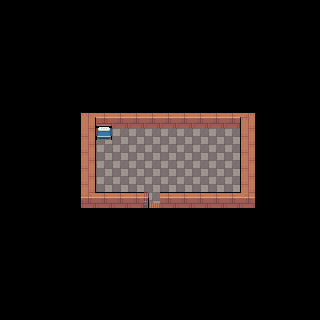

Rendered tile map (Tiled .tmx) drawn with the repository's tilesets; below, a short description and the map source with its tile grids summarised:
An orthogonal 20x20 tile map with 16x16 px tiles, 3 tile layers (pavimento, collisioni, pavimento2), 1 hidden layer not drawn and 11 objects.

<map version="1.10" tiledversion="1.11.2" orientation="orthogonal" renderorder="right-down" width="20" height="20" tilewidth="16" tileheight="16" infinite="0" nextlayerid="12" nextobjectid="21">
 <tileset firstgid="1" name="CustomTileset" tilewidth="16" tileheight="16" spacing="2" margin="2" tilecount="64" columns="8">
  <image source="CustomTileset.png" width="160" height="160" />
  <tile id="0">
   <properties>
    <property name="solido" type="bool" value="true" />
   </properties>
  </tile>
  <tile id="1">
   <properties>
    <property name="solido" type="bool" value="true" />
   </properties>
  </tile>
  <tile id="2">
   <properties>
    <property name="solido" type="bool" value="true" />
   </properties>
  </tile>
  <tile id="3">
   <properties>
    <property name="solido" type="bool" value="true" />
   </properties>
  </tile>
  <tile id="4">
   <properties>
    <property name="solido" type="bool" value="true" />
   </properties>
  </tile>
  <tile id="5">
   <properties>
    <property name="solido" type="bool" value="true" />
   </properties>
  </tile>
  <tile id="6">
   <properties>
    <property name="solido" type="bool" value="true" />
   </properties>
  </tile>
  <tile id="8">
   <properties>
    <property name="solido" type="bool" value="true" />
   </properties>
  </tile>
  <tile id="10">
   <properties>
    <property name="solido" type="bool" value="true" />
   </properties>
  </tile>
  <tile id="11">
   <properties>
    <property name="solido" type="bool" value="true" />
   </properties>
  </tile>
  <tile id="12">
   <properties>
    <property name="solido" type="bool" value="true" />
   </properties>
  </tile>
  <tile id="13">
   <properties>
    <property name="solido" type="bool" value="true" />
   </properties>
  </tile>
  <tile id="14">
   <properties>
    <property name="solido" type="bool" value="true" />
   </properties>
  </tile>
  <tile id="16">
   <properties>
    <property name="solido" type="bool" value="true" />
   </properties>
  </tile>
  <tile id="17">
   <properties>
    <property name="solido" type="bool" value="true" />
   </properties>
  </tile>
  <tile id="18">
   <properties>
    <property name="solido" type="bool" value="true" />
   </properties>
  </tile>
  <tile id="19">
   <properties>
    <property name="solido" type="bool" value="true" />
   </properties>
  </tile>
  <tile id="20">
   <properties>
    <property name="solido" type="bool" value="true" />
   </properties>
  </tile>
  <tile id="21">
   <properties>
    <property name="solido" type="bool" value="true" />
   </properties>
  </tile>
  <tile id="22">
   <properties>
    <property name="solido" type="bool" value="true" />
   </properties>
  </tile>
  <tile id="24">
   <properties>
    <property name="solido" type="bool" value="true" />
   </properties>
  </tile>
  <tile id="25">
   <properties>
    <property name="solido" type="bool" value="true" />
   </properties>
  </tile>
  <tile id="26">
   <properties>
    <property name="solido" type="bool" value="true" />
   </properties>
  </tile>
  <tile id="27">
   <properties>
    <property name="solido" type="bool" value="true" />
   </properties>
  </tile>
  <tile id="28">
   <properties>
    <property name="solido" type="bool" value="true" />
   </properties>
  </tile>
  <tile id="29">
   <properties>
    <property name="solido" type="bool" value="true" />
   </properties>
  </tile>
  <tile id="30">
   <properties>
    <property name="solido" type="bool" value="true" />
   </properties>
  </tile>
  <tile id="32">
   <properties>
    <property name="solido" type="bool" value="true" />
   </properties>
  </tile>
  <tile id="33">
   <properties>
    <property name="solido" type="bool" value="true" />
   </properties>
  </tile>
  <tile id="34">
   <properties>
    <property name="solido" type="bool" value="true" />
   </properties>
   <objectgroup draworder="index" id="2">
    <object id="1" x="0" y="0" width="16" height="16" />
   </objectgroup>
  </tile>
  <tile id="35">
   <properties>
    <property name="solido" type="bool" value="true" />
   </properties>
  </tile>
  <tile id="36">
   <properties>
    <property name="solido" type="bool" value="true" />
   </properties>
  </tile>
  <tile id="37">
   <properties>
    <property name="solido" type="bool" value="true" />
   </properties>
  </tile>
 </tileset>
 <layer id="2" name="sfondo" width="20" height="20" visible="0">
  <data>[400 cells, 66 non-empty, 2 distinct tile ids]</data>
 </layer>
 <layer id="3" name="pavimento" width="20" height="20">
  <data>[400 cells, 66 non-empty, 1 distinct tile ids]</data>
 </layer>
 <layer id="1" name="collisioni" width="20" height="20">
  <data>[400 cells, 30 non-empty, 9 distinct tile ids]</data>
 </layer>
 <layer id="11" name="pavimento2" width="20" height="20" offsetx="0" offsety="-4">
  <data>[400 cells, 1 non-empty, 1 distinct tile ids]</data>
 </layer>
 <objectgroup id="9" name="collisionobjects">
  <object id="11" x="80" y="112" width="175" height="16" />
  <object id="12" x="80" y="112" width="16" height="96" />
  <object id="13" x="80" y="192" width="175" height="16" />
  <object id="14" x="240" y="112" width="16" height="96" />
  <object id="16" x="97" y="125" width="14" height="14" />
 </objectgroup>
 <objectgroup id="4" name="eventi">
  <properties>
   <property name="spawnX" type="float" value="10" />
   <property name="spawnY" type="float" value="10" />
  </properties>
  <object id="10" x="152" y="200">
   <properties>
    <property name="eventRadius" type="float" value="1.5" />
    <property name="eventType" value="ChangeMap" />
    <property name="map" type="int" value="1" />
    <property name="spawnx" type="float" value="11" />
    <property name="spawny" type="float" value="11" />
   </properties>
  </object>
  <object id="15" x="150" y="183" width="19" height="19">
   <properties>
    <property name="color" type="color" value="#64ff9a42" />
    <property name="eventType" value="Light" />
    <property name="intensity" type="float" value="0.3" />
   </properties>
  </object>
  <object id="18" x="97" y="125" width="31" height="24">
   <properties>
    <property name="delay" type="float" value="0" />
    <property name="duration" type="float" value="3" />
    <property name="eventType" value="Message" />
    <property name="text" value="WASD per muoversi, E per interagire" />
   </properties>
  </object>
  <object id="19" x="129" y="127" width="25" height="31">
   <properties>
    <property name="delay" type="float" value="0" />
    <property name="duration" type="float" value="3" />
    <property name="eventType" value="Message" />
    <property name="text" value="" />
   </properties>
  </object>
  <object id="20" x="96" y="152" width="37" height="19">
   <properties>
    <property name="delay" type="float" value="0" />
    <property name="duration" type="float" value="3" />
    <property name="eventType" value="Message" />
    <property name="text" value="" />
   </properties>
  </object>
 </objectgroup>
</map>